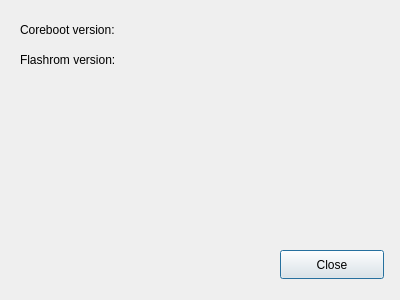
<?xml version="1.0" encoding="UTF-8"?>
<ui version="4.0">
 <class>About</class>
 <widget class="QDialog" name="About">
  <property name="geometry">
   <rect>
    <x>0</x>
    <y>0</y>
    <width>400</width>
    <height>300</height>
   </rect>
  </property>
  <property name="windowTitle">
   <string>About</string>
  </property>
  <property name="windowIcon">
   <iconset resource="resources.qrc">
    <normaloff>:/Icons/icons/about.png</normaloff>:/Icons/icons/about.png</iconset>
  </property>
  <widget class="QLabel" name="l_coreboot">
   <property name="geometry">
    <rect>
     <x>20</x>
     <y>20</y>
     <width>141</width>
     <height>19</height>
    </rect>
   </property>
   <property name="text">
    <string>Coreboot version:</string>
   </property>
  </widget>
  <widget class="QLabel" name="l_flashrom">
   <property name="geometry">
    <rect>
     <x>20</x>
     <y>50</y>
     <width>131</width>
     <height>19</height>
    </rect>
   </property>
   <property name="text">
    <string>Flashrom version:</string>
   </property>
  </widget>
  <widget class="QLabel" name="l_coreboot_ver">
   <property name="geometry">
    <rect>
     <x>170</x>
     <y>20</y>
     <width>221</width>
     <height>19</height>
    </rect>
   </property>
   <property name="text">
    <string/>
   </property>
  </widget>
  <widget class="QLabel" name="l_flashrom_ver">
   <property name="geometry">
    <rect>
     <x>170</x>
     <y>50</y>
     <width>221</width>
     <height>19</height>
    </rect>
   </property>
   <property name="text">
    <string/>
   </property>
  </widget>
  <widget class="QPushButton" name="b_about_close">
   <property name="geometry">
    <rect>
     <x>280</x>
     <y>250</y>
     <width>104</width>
     <height>29</height>
    </rect>
   </property>
   <property name="text">
    <string>Close</string>
   </property>
  </widget>
 </widget>
 <resources>
  <include location="resources.qrc"/>
 </resources>
 <connections/>
</ui>
